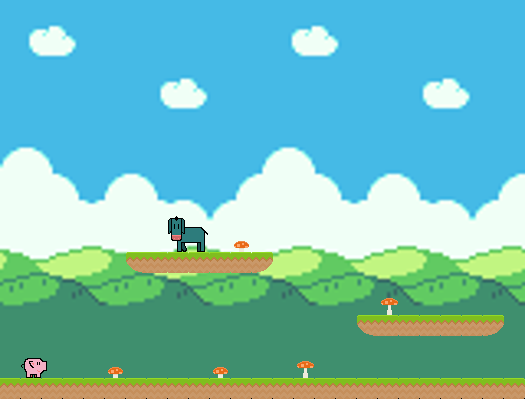

A level layout from a 2D game, rendered from its tile map. Below: a short description, then the map file with its tile-grid data intact:
An orthogonal 25x19 tile map with 21x21 px tiles, 4 tile layers (platforms, objects, pig, donkey), 2 tilesets, 1 image layer.

<map version="1.0" tiledversion="1.0.2" orientation="orthogonal" renderorder="right-down" width="25" height="19" tilewidth="21" tileheight="21" infinite="0" nextobjectid="1">
 <tileset firstgid="1" source="sprites.tsx" />
 <tileset firstgid="901" source="characters.tsx" />
 <imagelayer name="bg">
  <image source="../bg_512x384.png" width="525" height="384" />
 </imagelayer>
 <layer name="platforms" width="25" height="19">
  <data encoding="csv">
0,0,0,0,0,0,0,0,0,0,0,0,0,0,0,0,0,0,0,0,0,0,0,0,0,
0,0,0,0,0,0,0,0,0,0,0,0,0,0,0,0,0,0,0,0,0,0,0,0,0,
0,0,0,0,0,0,0,0,0,0,0,0,0,0,0,0,0,0,0,0,0,0,0,0,0,
0,0,0,0,0,0,0,0,0,0,0,0,0,0,0,0,0,0,0,0,0,0,0,0,0,
0,0,0,0,0,0,0,0,0,0,0,0,0,0,0,0,0,0,0,0,0,0,0,0,0,
0,0,0,0,0,0,0,0,0,0,0,0,0,0,0,0,0,0,0,0,0,0,0,0,0,
0,0,0,0,0,0,0,0,0,0,0,0,0,0,0,0,0,0,0,0,0,0,0,0,0,
0,0,0,0,0,0,0,0,0,0,0,0,0,0,0,0,0,0,0,0,0,0,0,0,0,
0,0,0,0,0,0,0,0,0,0,0,0,0,0,0,0,0,0,0,0,0,0,0,0,0,
0,0,0,0,0,0,0,0,0,0,0,0,0,0,0,0,0,0,0,0,0,0,0,0,0,
0,0,0,0,0,0,0,0,0,0,0,0,0,0,0,0,0,0,0,0,0,0,0,0,0,
0,0,0,0,0,0,0,0,0,0,0,0,0,0,0,0,0,0,0,0,0,0,0,0,0,
0,0,0,0,0,0,126,125,125,125,125,125,156,0,0,0,0,0,0,0,0,0,0,0,0,
0,0,0,0,0,0,0,0,0,0,0,0,0,0,0,0,0,0,0,0,0,0,0,0,0,
0,0,0,0,0,0,0,0,0,0,0,0,0,0,0,0,0,0,0,0,0,0,0,0,0,
0,0,0,0,0,0,0,0,0,0,0,0,0,0,0,0,0,126,125,125,125,125,125,156,0,
0,0,0,0,0,0,0,0,0,0,0,0,0,0,0,0,0,0,0,0,0,0,0,0,0,
0,0,0,0,0,0,0,0,0,0,0,0,0,0,0,0,0,0,0,0,0,0,0,0,0,
125,125,125,125,125,125,125,125,125,125,125,125,125,125,125,125,125,125,125,125,125,125,125,125,125
</data>
 </layer>
 <layer name="objects" width="25" height="19">
  <data encoding="csv">
0,0,0,0,0,0,0,0,0,0,0,0,0,0,0,0,0,0,0,0,0,0,0,0,0,
0,0,0,0,0,0,0,0,0,0,0,0,0,0,0,0,0,0,0,0,0,0,0,0,0,
0,0,0,0,0,0,0,0,0,0,0,0,0,0,0,0,0,0,0,0,0,0,0,0,0,
0,0,0,0,0,0,0,0,0,0,0,0,0,0,0,0,0,0,0,0,0,0,0,0,0,
0,0,0,0,0,0,0,0,0,0,0,0,0,0,0,0,0,0,0,0,0,0,0,0,0,
0,0,0,0,0,0,0,0,0,0,0,0,0,0,0,0,0,0,0,0,0,0,0,0,0,
0,0,0,0,0,0,0,0,0,0,0,0,0,0,0,0,0,0,0,0,0,0,0,0,0,
0,0,0,0,0,0,0,0,0,0,0,0,0,0,0,0,0,0,0,0,0,0,0,0,0,
0,0,0,0,0,0,0,0,0,0,0,0,0,0,0,0,0,0,0,0,0,0,0,0,0,
0,0,0,0,0,0,0,0,0,0,0,0,0,0,0,0,0,0,0,0,0,0,0,0,0,
0,0,0,0,0,0,0,0,0,0,0,0,0,0,0,0,0,0,0,0,0,0,0,0,0,
0,0,0,0,0,0,0,0,0,0,0,457,0,0,0,0,0,0,0,0,0,0,0,0,0,
0,0,0,0,0,0,0,0,0,0,0,0,0,0,0,0,0,0,0,0,0,0,0,0,0,
0,0,0,0,0,0,0,0,0,0,0,0,0,0,0,0,0,0,0,0,0,0,0,0,0,
0,0,0,0,0,0,0,0,0,0,0,0,0,0,0,0,0,0,459,0,0,0,0,0,0,
0,0,0,0,0,0,0,0,0,0,0,0,0,0,0,0,0,0,0,0,0,0,0,0,0,
0,0,0,0,0,0,0,0,0,0,0,0,0,0,0,0,0,0,0,0,0,0,0,0,0,
0,0,0,0,0,457,0,0,0,0,457,0,0,0,459,0,0,0,0,0,0,0,0,0,0,
0,0,0,0,0,0,0,0,0,0,0,0,0,0,0,0,0,0,0,0,0,0,0,0,0
</data>
 </layer>
 <layer name="pig" width="25" height="19">
  <data encoding="csv">
0,0,0,0,0,0,0,0,0,0,0,0,0,0,0,0,0,0,0,0,0,0,0,0,0,
0,0,0,0,0,0,0,0,0,0,0,0,0,0,0,0,0,0,0,0,0,0,0,0,0,
0,0,0,0,0,0,0,0,0,0,0,0,0,0,0,0,0,0,0,0,0,0,0,0,0,
0,0,0,0,0,0,0,0,0,0,0,0,0,0,0,0,0,0,0,0,0,0,0,0,0,
0,0,0,0,0,0,0,0,0,0,0,0,0,0,0,0,0,0,0,0,0,0,0,0,0,
0,0,0,0,0,0,0,0,0,0,0,0,0,0,0,0,0,0,0,0,0,0,0,0,0,
0,0,0,0,0,0,0,0,0,0,0,0,0,0,0,0,0,0,0,0,0,0,0,0,0,
0,0,0,0,0,0,0,0,0,0,0,0,0,0,0,0,0,0,0,0,0,0,0,0,0,
0,0,0,0,0,0,0,0,0,0,0,0,0,0,0,0,0,0,0,0,0,0,0,0,0,
0,0,0,0,0,0,0,0,0,0,0,0,0,0,0,0,0,0,0,0,0,0,0,0,0,
0,0,0,0,0,0,0,0,0,0,0,0,0,0,0,0,0,0,0,0,0,0,0,0,0,
0,0,0,0,0,0,0,0,0,0,0,0,0,0,0,0,0,0,0,0,0,0,0,0,0,
0,0,0,0,0,0,0,0,0,0,0,0,0,0,0,0,0,0,0,0,0,0,0,0,0,
0,0,0,0,0,0,0,0,0,0,0,0,0,0,0,0,0,0,0,0,0,0,0,0,0,
0,0,0,0,0,0,0,0,0,0,0,0,0,0,0,0,0,0,0,0,0,0,0,0,0,
0,0,0,0,0,0,0,0,0,0,0,0,0,0,0,0,0,0,0,0,0,0,0,0,0,
0,0,0,0,0,0,0,0,0,0,0,0,0,0,0,0,0,0,0,0,0,0,0,0,0,
0,906,0,0,0,0,0,0,0,0,0,0,0,0,0,0,0,0,0,0,0,0,0,0,0,
0,0,0,0,0,0,0,0,0,0,0,0,0,0,0,0,0,0,0,0,0,0,0,0,0
</data>
 </layer>
 <layer name="donkey" width="25" height="19">
  <data encoding="csv">
0,0,0,0,0,0,0,0,0,0,0,0,0,0,0,0,0,0,0,0,0,0,0,0,0,
0,0,0,0,0,0,0,0,0,0,0,0,0,0,0,0,0,0,0,0,0,0,0,0,0,
0,0,0,0,0,0,0,0,0,0,0,0,0,0,0,0,0,0,0,0,0,0,0,0,0,
0,0,0,0,0,0,0,0,0,0,0,0,0,0,0,0,0,0,0,0,0,0,0,0,0,
0,0,0,0,0,0,0,0,0,0,0,0,0,0,0,0,0,0,0,0,0,0,0,0,0,
0,0,0,0,0,0,0,0,0,0,0,0,0,0,0,0,0,0,0,0,0,0,0,0,0,
0,0,0,0,0,0,0,0,0,0,0,0,0,0,0,0,0,0,0,0,0,0,0,0,0,
0,0,0,0,0,0,0,0,0,0,0,0,0,0,0,0,0,0,0,0,0,0,0,0,0,
0,0,0,0,0,0,0,0,0,0,0,0,0,0,0,0,0,0,0,0,0,0,0,0,0,
0,0,0,0,0,0,0,0,0,0,0,0,0,0,0,0,0,0,0,0,0,0,0,0,0,
0,0,0,0,0,0,0,0,0,0,0,0,0,0,0,0,0,0,0,0,0,0,0,0,0,
0,0,0,0,0,0,0,0,905,0,0,0,0,0,0,0,0,0,0,0,0,0,0,0,0,
0,0,0,0,0,0,0,0,0,0,0,0,0,0,0,0,0,0,0,0,0,0,0,0,0,
0,0,0,0,0,0,0,0,0,0,0,0,0,0,0,0,0,0,0,0,0,0,0,0,0,
0,0,0,0,0,0,0,0,0,0,0,0,0,0,0,0,0,0,0,0,0,0,0,0,0,
0,0,0,0,0,0,0,0,0,0,0,0,0,0,0,0,0,0,0,0,0,0,0,0,0,
0,0,0,0,0,0,0,0,0,0,0,0,0,0,0,0,0,0,0,0,0,0,0,0,0,
0,0,0,0,0,0,0,0,0,0,0,0,0,0,0,0,0,0,0,0,0,0,0,0,0,
0,0,0,0,0,0,0,0,0,0,0,0,0,0,0,0,0,0,0,0,0,0,0,0,0
</data>
 </layer>
</map>
